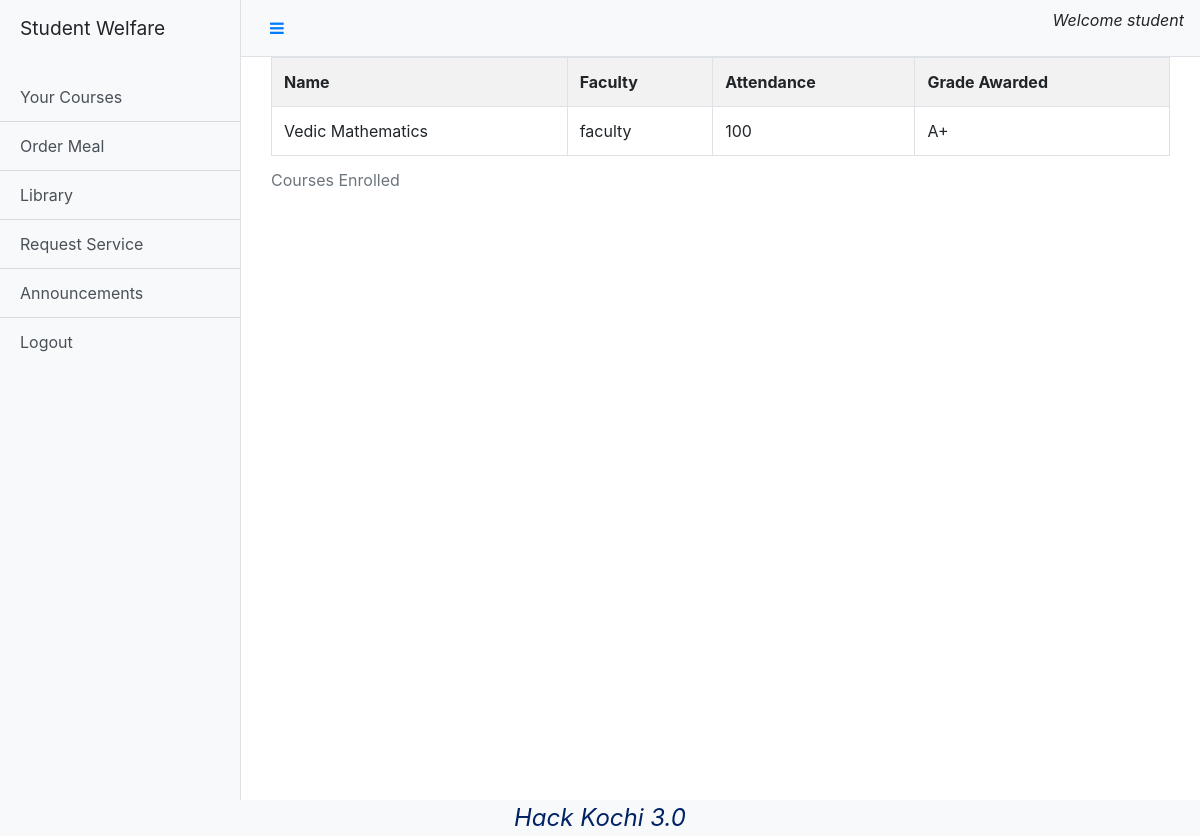
Screenshot of /student/enrollments (signed in) with the database file from the repository.
### base/models.py (models this page shows)
class User(AbstractUser):
    user_type = models.CharField(max_length=10,choices=(('Student','Student'),('Faculty','Faculty'),('Librarian','Librarian')),null=True)

### student/models.py (models this page shows)
class Enrollment(models.Model):
    student = models.ForeignKey(User,on_delete=models.CASCADE,related_name='student')
    course = models.ForeignKey(Course,on_delete=models.CASCADE)
    faculty = models.ForeignKey(User,on_delete=models.CASCADE,related_name='faculty')
    attendance = models.CharField(max_length=10,blank=True)
    grade = models.CharField(max_length=10,blank=True)

class Course(models.Model):
    name = models.CharField(max_length=50)
    description = models.CharField(max_length=50)
    faculty = models.ForeignKey(User,on_delete=models.CASCADE,null=True)

### student/views.py (the view)
# urls.py: path('enrollments',views.enrollments,name="enrollments"),
def enrollments(request):
    if not check(request):
        storage = messages.get_messages(request)
        storage.used = True
        messages.info(request,'Invalid Request')
        return redirect('/')
    if not request.user.is_authenticated:
        storage = messages.get_messages(request)
        storage.used = True
        messages.info(request,'Not Logged In')
        return redirect('/')
    courses = Enrollment.objects.filter(student=request.user)
    return render(request,'studentCourses.html',{'courses':courses})

### student/views.py (called while the page is built)
def check(request):
    return request.user.user_type=="Student"

### templates/studentCourses.html
{%extends "studentDashboard.html"%}
{%block content%}
<div class="container">
    <table class="table table-striped table-bordered table-hover">
        <caption>Courses Enrolled</caption>
        <tr>
            <th>Name</th>
            <th>Faculty</th>
            <th>Attendance</th>
            <th>Grade Awarded</th>
        </tr>
        {%for item in courses%}
        <tr>
            <td>{{item.course.name}}</td>
            <td>{{item.faculty.first_name}}</td>
            <td>{{item.attendance}}</td>
            <td>{{item.grade}}</td>
        </tr>
        {%endfor%}
    </table>
</div>
{%endblock%}

### templates/studentDashboard.html (shortened to what this page needs)
{%load static%}
<!DOCTYPE html>
<html lang="en">
<head>
    <link rel="stylesheet" href="https://stackpath.bootstrapcdn.com/bootstrap/4.5.2/css/bootstrap.min.css">
    <link rel="stylesheet" href="https://cdnjs.cloudflare.com/ajax/libs/font-awesome/4.7.0/css/font-awesome.min.css">
    <link rel="stylesheet" href="{% static 'css/dashboard.css' %}">
</head>
<body>
  <div class="d-flex" id="wrapper">
    <div class="bg-light border-right" id="sidebar-wrapper">
      <div class="sidebar-heading"><p>Student Welfare</p></div>
      <div class="list-group list-group-flush">
        <a href="/student/enrollments" class="list-group-item list-group-item-action bg-light">Your Courses</a>
        <a href="#" class="list-group-item list-group-item-action bg-light">Order Meal</a>
        <a href="/student/makeBookRequest" class="list-group-item list-group-item-action bg-light">Library</a>
        <a href="/student/requestService" class="list-group-item list-group-item-action bg-light">Request Service</a>
        <a href="/student/studAnnouncement" class="list-group-item list-group-item-action bg-light">Announcements</a>
        <a href="/logout" class="list-group-item list-group-item-action bg-light">Logout</a>
      </div>
    </div>
    <div id="page-content-wrapper">
      <nav class="navbar navbar-expand-lg navbar-light bg-light border-bottom">
        <button class="btn btn-link" id="menu-toggle"><i class="fa fa-bars" aria-hidden="true"></i></button>
        <p class="justify-content-end ml-auto" style="font-style: oblique;">Welcome {{request.user.username}}</p>
      </nav>
      <div class="container-fluid">
            {%block content%}
            {%endblock%}
      </div>
    </div>
  </div>
  <div class="footer obq bg-light">
    Hack Kochi 3.0
  </div>
</body>
</html>

### static/dashboard.css (style rules this page uses)
#wrapper { overflow-x: hidden; }
#sidebar-wrapper { min-height: 100vh; margin-left: -15rem; -webkit-transition: margin .25s ease-out; -moz-transition: margin .25s ease-out; -o-transition: margin .25s ease-out; transition: margin .25s ease-out; }
.footer { font-weight: 400; font-size: 1.3em; left: 0; bottom: 0; width: 100%; color: #002366; text-align: center; }
#sidebar-wrapper .sidebar-heading { padding: 0.875rem 1.25rem; font-size: 1.2rem; }
#sidebar-wrapper .list-group { width: 15rem; }
#page-content-wrapper { min-width: 100vw; }
@media (min-width: 768px) { #sidebar-wrapper { margin-left: 0; } }
@media (min-width: 768px) { #page-content-wrapper { min-width: 0; width: 100%; } }
.obq { font-style: oblique; font-size: 1.5em; text-align:center; }

### rows the page displays
User: user.username "student"
Enrollment: course.name "Vedic Mathematics", faculty.first_name "faculty", attendance "100", grade "A+"
